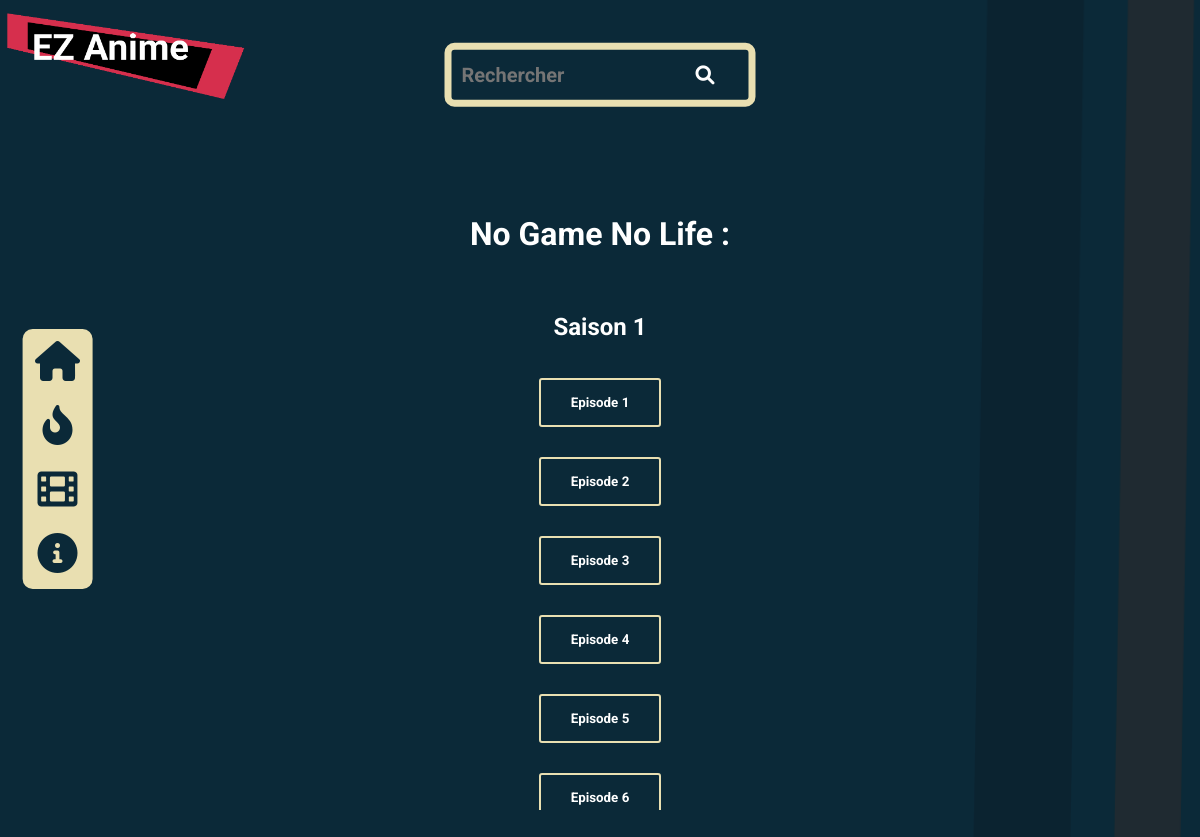
Page /catalog/nogamenolife.php on the committed database.
### tables this page shows
CREATE TABLE `nogamenolifeiframe` (
  `id` int NOT NULL,
  `iframe` varchar(258) NOT NULL
);

### catalog/nogamenolife.php (the view, shortened to what this page needs)
<!doctype html>
<html lang="en">
<head>
    <link rel="stylesheet" href="../style.css">
    <link rel="stylesheet" href="../responsive.css">
    <link rel="stylesheet" href="https://cdnjs.cloudflare.com/ajax/libs/font-awesome/6.0.0-beta3/css/all.min.css" />
</head>
<body>
<div class="contents">
    <?php
    require('components/navbar-left.php');
    require('components/navbar-top.php');
    ?>
    <h1 class="anime-title">No Game No Life :</h1><br><br><br>
    <center><div class="ep-lst">
        <div class="saison">
        <h2>Saison 1</h2><br>
        <?php
            $sql = "SELECT * FROM nogamenolifeiframe WHERE id BETWEEN 1 AND 12";
            $res = mysqli_query($conn, $sql);
            while($row = mysqli_fetch_assoc($res)) {
                echo
                    "
                    <a href='watch/nogamenolife.php?ep=".$row['id']."'><button class='ep-btn'>Episode ".$row['id']."</button></a>
                    ";
            }
        ?>
        </div>
    </div></center>
</div><br><br><br>
</body><?php

### style.css (style rules this page uses)
:root { --beige: #E9DFB1; --bg-color: #0B2938; --vector-color: #0B2938; --card-color: #469B97; --red: #d62f4d; --whitebar: #dce6f0; }
* { margin: 0; padding: 0; text-decoration: none; color: inherit; font-family: 'Roboto', sans-serif; font-weight: bold; }
body { background: url("assets/bg2.png"); background-size: cover; background-repeat: no-repeat; scroll-behavior: smooth; }
.ep-lst { max-width: 80%; }
.ep-lst .saison { max-width: 260px; max-height: 500px; display: inline-block; overflow: auto; background: transparent; vertical-align: top; margin-bottom: 50px; }
.ep-lst .saison h2 { color: #fff; margin: 3px; }
.ep-lst .saison button { border: 2px solid var(--beige); padding: 15px 30px; background: transparent; cursor: pointer; color: white; margin: 15px; vertical-align: top; transition: .5s; border-radius: 3px; }
.anime-title { color: white; text-align: center; }

### responsive.css (style rules this page uses)
:root { --beige: #E9DFB1; --bg-color: #0B2938; --vector-color: #0B2938; --card-color: #469B97; }

### rows in the picture
nogamenolifeiframe: id "1"
nogamenolifeiframe: id "2"
nogamenolifeiframe: id "3"
nogamenolifeiframe: id "4"
nogamenolifeiframe: id "5"
nogamenolifeiframe: id "6"
